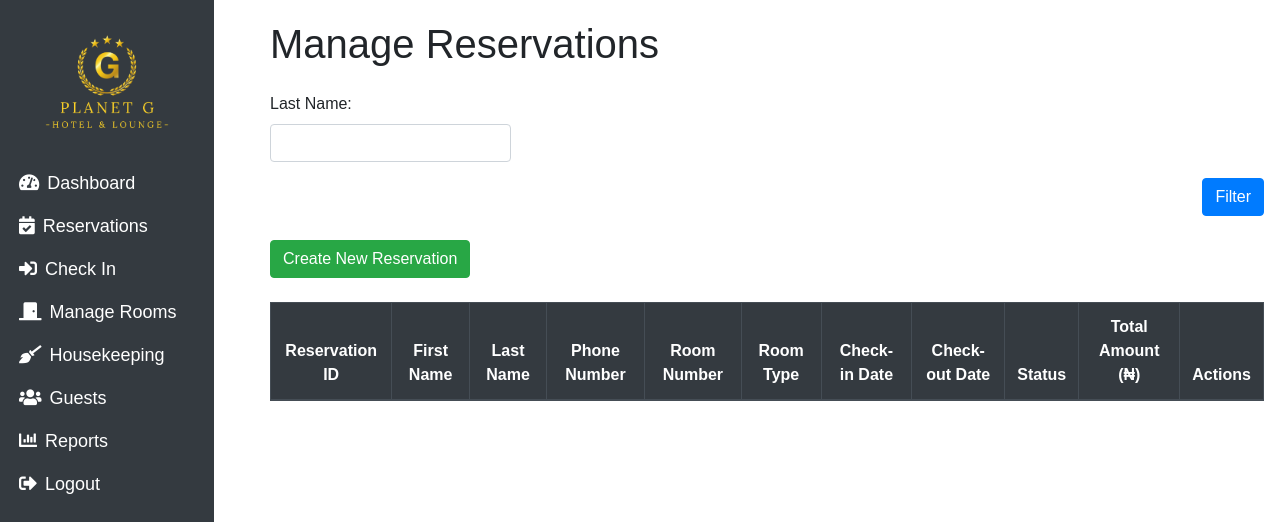
The app's page /reservations (signed in), older data.
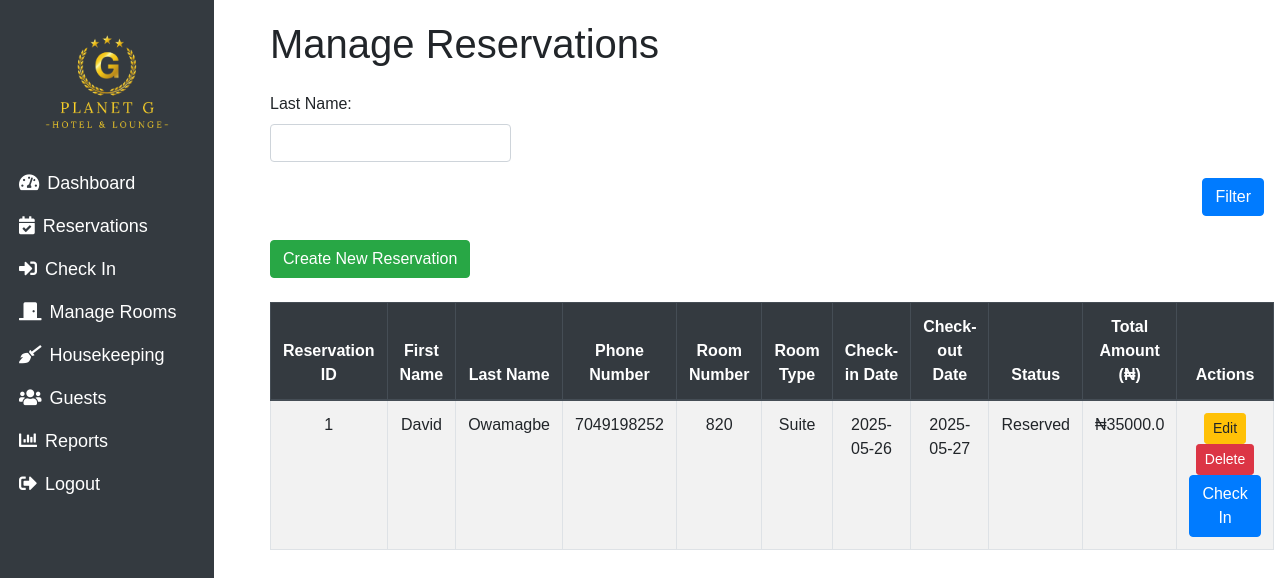
The same page, newer data.
### main.py (models this page shows, shortened)
class Reservation(db.Model):
    id = db.Column(db.Integer, primary_key=True)
    first_name = db.Column(db.String(100), nullable=False)
    last_name = db.Column(db.String(100), nullable=False)
    phone_number = db.Column(db.String(20), nullable=False)
    email = db.Column(db.String(120), nullable=False)
    check_in_date = db.Column(db.Date, nullable=False)
    check_out_date = db.Column(db.Date, nullable=False)
    room_id = db.Column(db.Integer, db.ForeignKey('room.id'), nullable=False)
    total_amount = db.Column(db.Float, nullable=False)
    status = db.Column(db.String(20), nullable=False, default='Reserved')

class Room(db.Model):
    id = db.Column(db.Integer, primary_key=True)
    room_number = db.Column(db.String(50), unique=True, nullable=False)
    room_type = db.Column(db.String(50), nullable=False)
    status = db.Column(db.String(50), nullable=False)
    price = db.Column(db.Numeric(10, 2), nullable=False)  # Numeric type for price
    bookings = db.relationship('Booking', backref='room', lazy=True)
    reservations = db.relationship('Reservation', backref='room', lazy=True)

### main.py (the view)
@app.route('/reservations', methods=['GET'])
@login_required
def manage_reservations():
    status = request.args.get('status', 'Reserved')  # Default to Reserved
    last_name = request.args.get('last_name', '')
    query = Reservation.query.filter(Reservation.status =='Reserved')  # Filter for 'Reserved' status
    if last_name:
        query = query.filter(Reservation.last_name.like(f'%{last_name}%'))
    reservations = query.order_by(Reservation.id.desc()).all()
    return render_template('manage_reservations.html', reservations=reservations, status=status, last_name=last_name)

### main.py (called while the page is built)
@login_manager.user_loader
def load_user(user_id):
    return User.query.get(int(user_id))

### templates/manage_reservations.html (shortened to what this page needs)
<!DOCTYPE html>
<html lang="en">
<head>
    <link rel="stylesheet" href="https://stackpath.bootstrapcdn.com/bootstrap/4.5.2/css/bootstrap.min.css">
    <link rel="stylesheet" href="/static/css/dashboard.css" />
    <link href="https://cdnjs.cloudflare.com/ajax/libs/font-awesome/5.15.4/css/all.min.css" rel="stylesheet">
</head>
<body>
<div class="col-md-2 col-sm-4 bg-dark text-white vh-100 p-1 sidebar">
    <div class="text-center">
        <img src="/static/assets/images/planetgelimgbulogo.png" alt="Hotel Logo" class="img-fluid mb-2" style="width: 150px;">
    </div>
    <nav class="nav flex-column">
        <a class="nav-link text-white py-2" href="/dashboard">
            <i class="fas fa-tachometer-alt mr-2"></i>Dashboard
        </a>
        <a class="nav-link text-white py-2" href="/reservations">
            <i class="fas fa-calendar-check mr-2"></i>Reservations
        </a>
        <a class="nav-link text-white py-2" href="/bookings">
            <i class="fas fa-sign-in-alt mr-2"></i>Check In
        </a>
        <a class="nav-link text-white py-2" href="/rooms">
            <i class="fas fa-door-closed mr-2"></i>Manage Rooms
        </a>
        <a class="nav-link text-white py-2" href="/housekeeping">
            <i class="fas fa-broom mr-2"></i>Housekeeping
        </a>
        <a class="nav-link text-white py-2" href="/guests">
            <i class="fas fa-users mr-2"></i>Guests
        </a>
        {% if current_user.role in ['admin'] %}
        <a class="nav-link text-white py-2" href="/reports">
            <i class="fas fa-chart-bar mr-2"></i>Reports
        </a>
        {% endif %}
        <a class="nav-link text-white py-2" href="/logout">
            <i class="fas fa-sign-out-alt mr-2"></i>Logout
        </a>
    </nav>
</div>
    <div class="content">
        <h1 class="mb-4">Manage Reservations</h1>
        <form method="GET" action="{{ url_for('manage_reservations') }}" class="mb-4">
            <div class="form-row">
                <div class="form-group col-md-3">
                    <label for="last_name">Last Name:</label>
                    <input type="text" name="last_name" id="last_name" class="form-control" value="{{ last_name }}">
                </div>
            </div>
            <div class="form-group d-flex justify-content-end">
                <button type="submit" class="btn btn-primary">Filter</button>
            </div>
        </form>
        <a href="{{ url_for('add_reservation') }}" class="btn btn-success mb-4">Create New Reservation</a>
        <table class="table table-striped table-bordered">
            <thead class="thead-dark">
                <tr>
                    <th>Reservation ID</th>
                    <th>First Name</th>
                    <th>Last Name</th>
                    <th>Phone Number</th>
                    <th>Room Number</th>
                    <th>Room Type</th>
                    <th>Check-in Date</th>
                    <th>Check-out Date</th>
                    <th>Status</th>
                    <th>Total Amount (₦)</th>
                    <th>Actions</th>
                </tr>
            </thead>
            <tbody>
                {% for reservation in reservations %}
                <tr>
                    <td>{{ reservation.id }}</td>
                    <td>{{ reservation.first_name }}</td>
                    <td>{{ reservation.last_name }}</td>
                    <td>{{ reservation.phone_number }}</td>
                    <td>{{ reservation.room.room_number }}</td>
                    <td>{{ reservation.room.room_type }}</td>
                    <td>{{ reservation.check_in_date }}</td>
                    <td>{{ reservation.check_out_date }}</td>
                    <td>{{ reservation.status }}</td>
                    <td>₦{{ reservation.total_amount }}</td>
                    <td>
                        <form action="{{ url_for('edit_reservation', reservation_id=reservation.id) }}" method="GET" style="display:inline-block;">
                            <button type="submit" class="btn btn-warning btn-sm">Edit</button>
                        </form>
                        <form action="{{ url_for('delete_reservation', reservation_id=reservation.id) }}" method="POST" style="display:inline-block;">
                            <button type="submit" class="btn btn-danger btn-sm">Delete</button>
                        </form>
                        <form action="{{ url_for('check_in_reservation', reservation_id=reservation.id) }}" method="POST" style="display:inline-block;">
                            <button type="submit" class="btn btn-primary">Check In</button>
                        </form>
                    </td>
                </tr>
                {% endfor %}
            </tbody>
        </table>
    </div>
</body>
</html>

### static/css/dashboard.css (style rules this page uses)
body { font-family: 'Arial', sans-serif; display: flex; height: 100vh; margin: 0; }
.sidebar { width: 250px; height: 100vh; background-color: #343a40; color: white; position: fixed; top: 0; left: 0; display: flex; flex-direction: column; padding-top: 20px; }
.sidebar a { color: white; padding: 15px; text-decoration: none; font-size: 18px; display: block; transition: background 0.3s; }
.content { margin-left: 250px; padding: 20px; width: calc(100% - 250px); }
table { width: 100%; border-collapse: collapse; }
th, td { border: 1px solid #ddd; padding: 8px; }
th { background-color: #f2f2f2; }

### templates/manage_reservations.html (style rules this page uses)
.table th, .table td { text-align: center; }
.form-row .form-group { margin-bottom: 1rem; }

Row changes from the older to the newer data that the page shows:
added Reservation: id "1", first_name "David", last_name "Owamagbe", phone_number "7049198252", room.room_number "820", room.room_type "Suite", check_in_date "2025-05-26", check_out_date "2025-05-27", status "Reserved", total_amount "35000.0"
